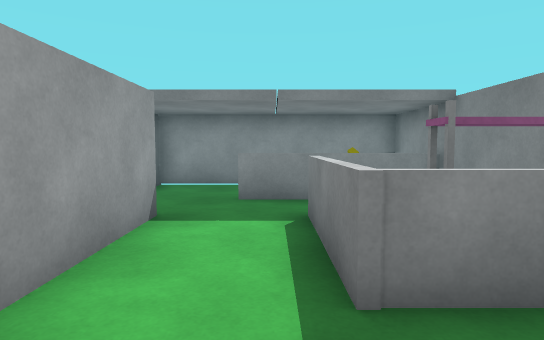
View 1 (above)

16 first-person views from a walk through a Unity game level. The camera is 1.2 m above the floor, tilts 4° down and sees 75° across. The floor is counted in squares, 1 m on a side. Each view is taken from the middle of a square. On the plan, view 1 faces up. The plan holds only what a view shows up to about 14 squares ahead; the rest is blank. The player is left out. Some animated figures are left out. Some surface patterns are stand-ins.

View 2
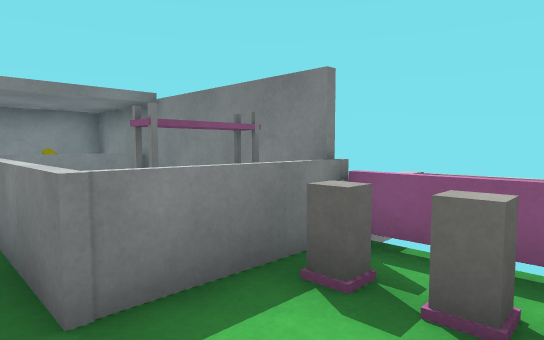

View 3
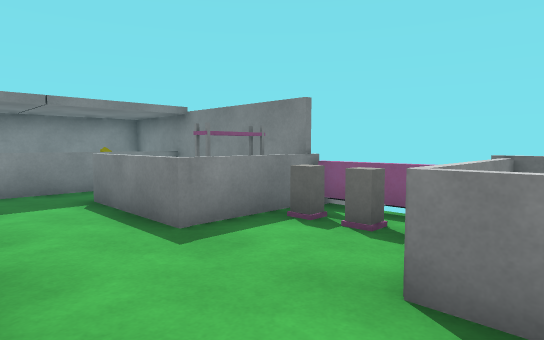

View 4
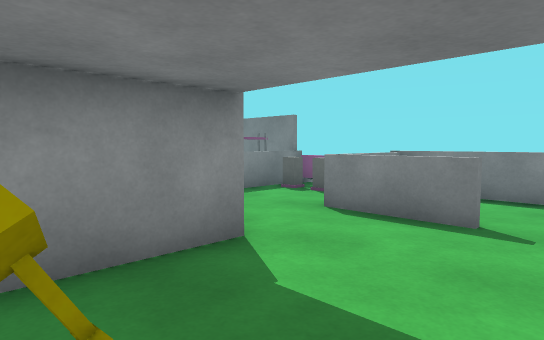

View 5
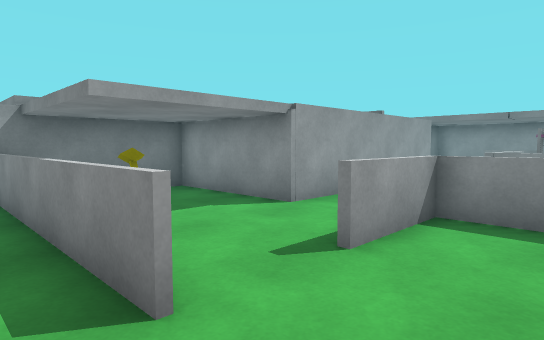

View 6
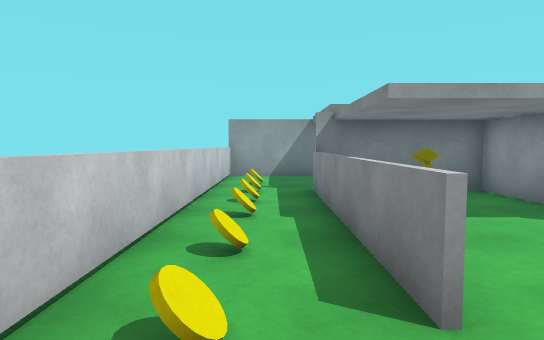

View 7
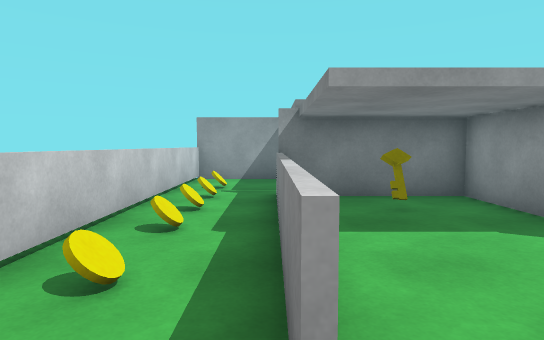

View 8
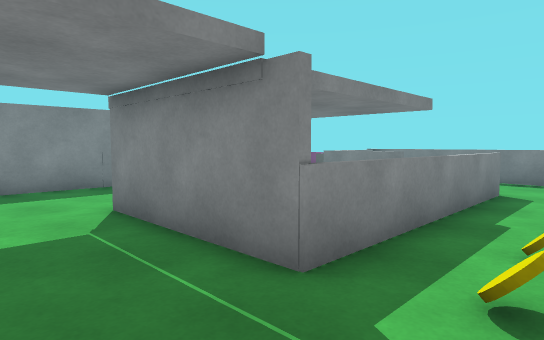

View 9
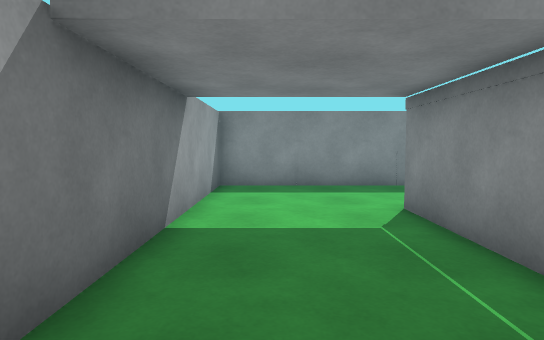

View 10
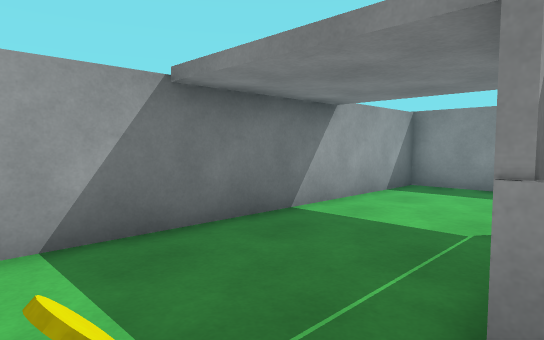

View 11
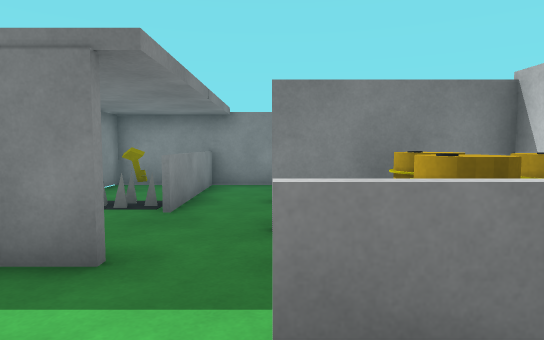

View 12
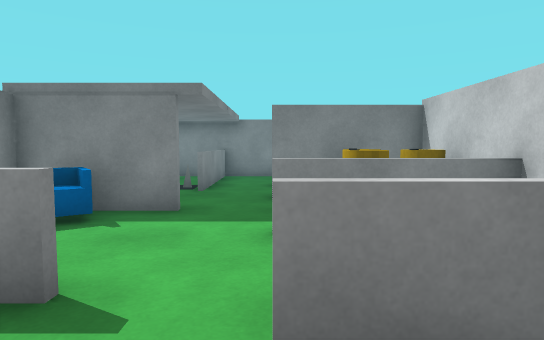

View 13
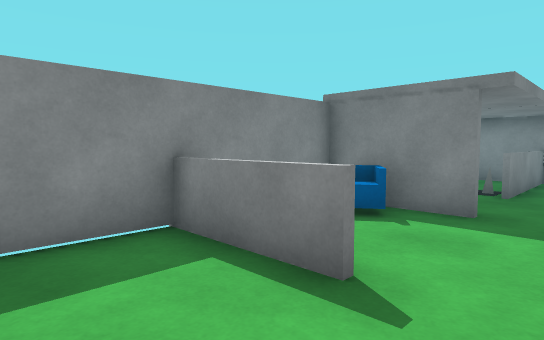

View 14
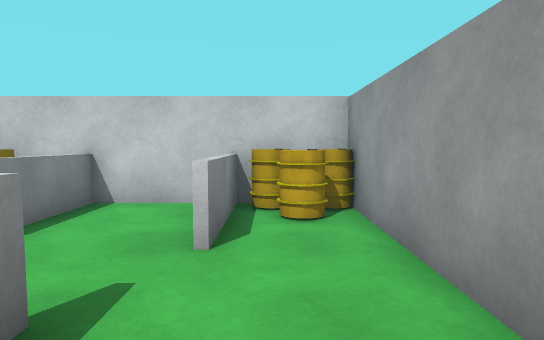

View 15
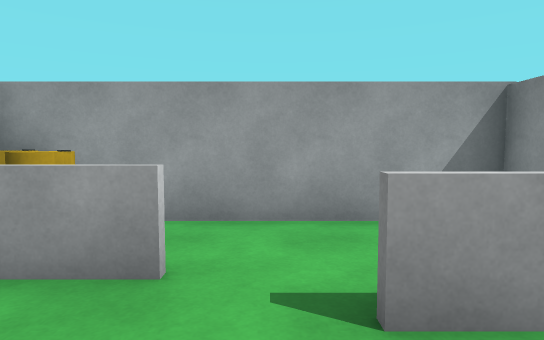

View 16
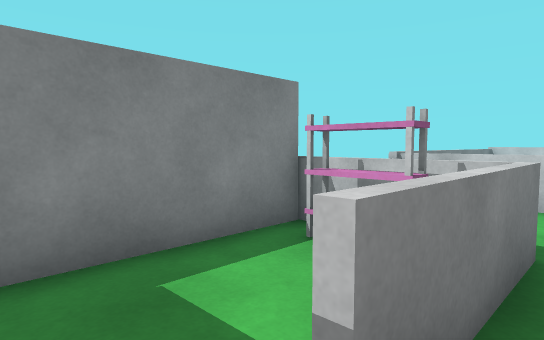

### Floor plan
Points are (right, up) in squares from view 1. A wall is a line through its corners. A room is listed if a view was taken in it or the views show most of it. See-through windows are left out.
Room 1 (views 1, 2, 16)
walls: (3.7, 2.6) (3.7, 8.1); (-2, 6) (-2, -0.5); (-0.5, 10.6) (-4.4, 10.6); (-3.6, 9.6) (-3.6, 10.8)
low walls: (1.6, 2.5) (0.6, 2.5) (0.6, 6); (4, 2.5) (3.4, 2.5); (3.8, 7.8) (-0.8, 7.8); (1, -0.8) (4, -0.8)
ways out: opening at (-0.5, -1) to room 2; opening at (-3, 7) to room 3; opening at (-1, 10) to room 6
objects: chair (-4, 10); rack (2, 3) to (3, 3); other object (3, 0) to (6, 3)
Room 2 (views 3, 4)
walls: (-2, -0.5) (-2, -1.5) (-6.3, -1.5) (-6.3, -5.9)
low walls: (0.6, -3.6) (0.6, -0.8)
ways out: opening at (-0.5, -1) to room 1; opening at (1, -4.5) to room 5
objects: key (-5, -4)
Room 3 (views 5, 6, 7, 8, 9, 10, 12, 13, 14)
walls: (-5, 2.5) (-8.3, 2.5); (-2.1, 2.7) (-2.1, 6); (0.9, -5.9) (-6.5, -5.9) (-6.5, -1.2); (-6.9, 10.6) (-10.6, 10.6) (-10.6, -8.6) (3.7, -8.6) (3.7, -5.6)
low walls: (-8.3, 2.5) (-8.3, 6); (-7.4, 7.6) (-7.4, 10.8)
ways out: opening at (-3, 7) to room 1; opening at (-8, 7) to room 4; opening at (-4, 7) to room 4; opening at (2.5, -6) to room 5
objects: barrel (-10, 4) to (-9, 4); barrel (-9, 3); yellow coin (-8, -7); yellow coin (-6, -7); yellow coin (-5, -7); barrel (-4, 3) to (-3, 3); barrel (-4, 4) to (-4, 5); yellow coin (-3, -7); barrel (-3, 4) to (-3, 5); yellow coin (-1, -7); yellow coin (1, -7)
Room 4 (views 11, 15)
walls: (-3.6, 7.6) (-3.6, 9.6); (-4.4, 10.6) (-6.9, 10.6); (-8.5, 2.7) (-4.5, 2.7)
low walls: (-7.2, 8.8) (-7.2, 7.6); (-8.1, 6) (-8.1, 4.5); (-5.3, 2.5) (-5.3, 6)
ways out: opening at (-8, 7) to room 3; opening at (-4, 7) to room 3
Room 5 (no view inside)
walls: (3.7, -5.6) (3.7, -0.6)
low walls: (3.8, -0.9) (0.8, -0.9) (0.8, -3.6)
ways out: opening at (1, -4.5) to room 2; opening at (2.5, -6) to room 3
Room 6 (no view inside)
walls: (3.7, 8.1) (3.7, 10.6) (-0.5, 10.6)
ways out: opening at (-1, 10) to room 1
objects: key (2, 9) to (3, 10)

Positions as (right, up) in squares from view 1, and headings:
1: (0, 0), facing up
2: (0, 0), facing up-right
3: (-2, -2), facing up-right
4: (-5, -5), facing up-right
5: (3, -7), facing up-left
6: (3, -7), facing left
7: (2, -6), facing left
8: (-9, -8), facing up-right
9: (-9, -8), facing up
10: (-6, -8), facing up-left
11: (-7, 6), facing right
12: (-10, 6), facing right
13: (-10, 6), facing up-right
14: (-9, 10), facing down
15: (-5, 7), facing left
16: (0, 7), facing down-right
